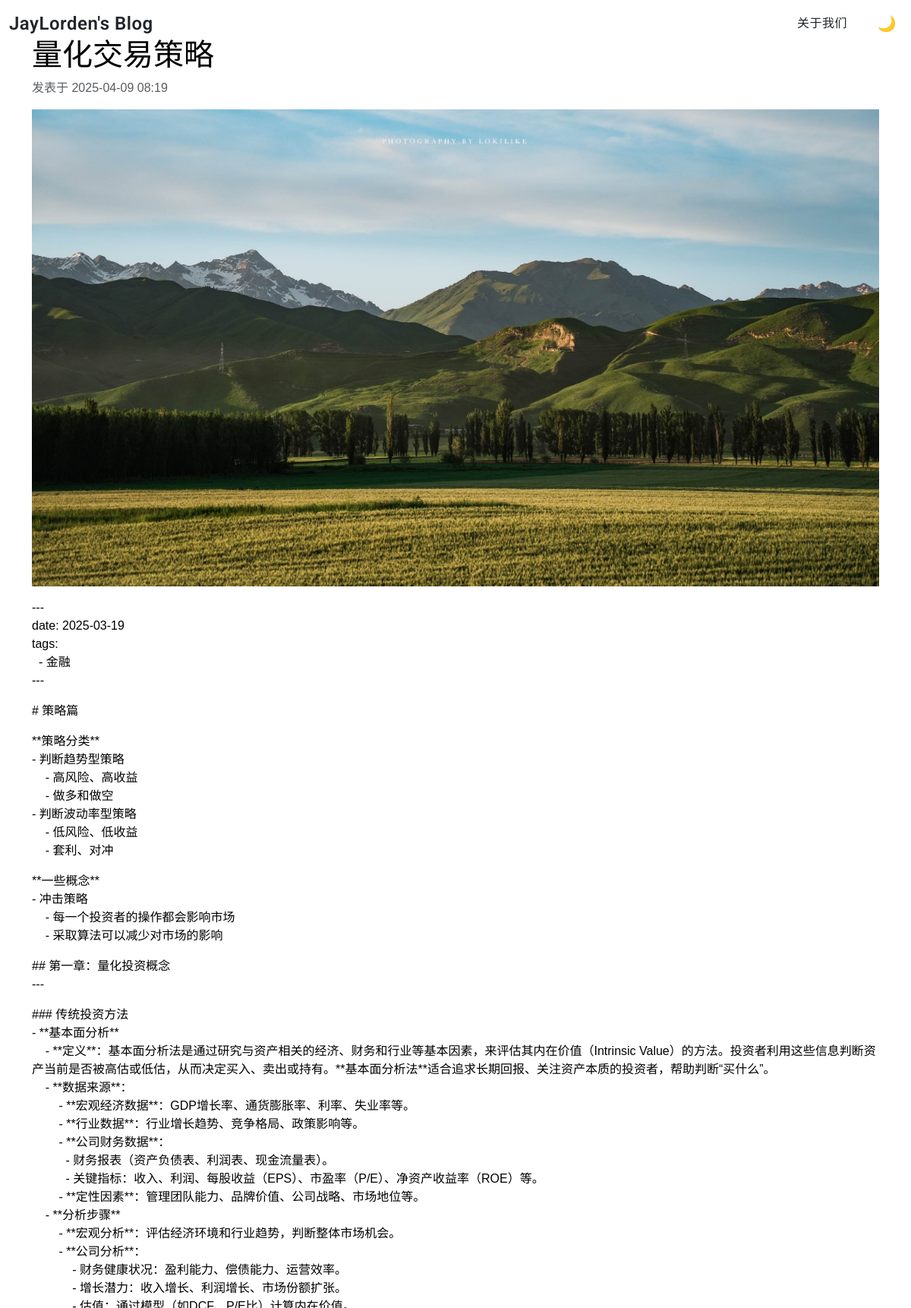
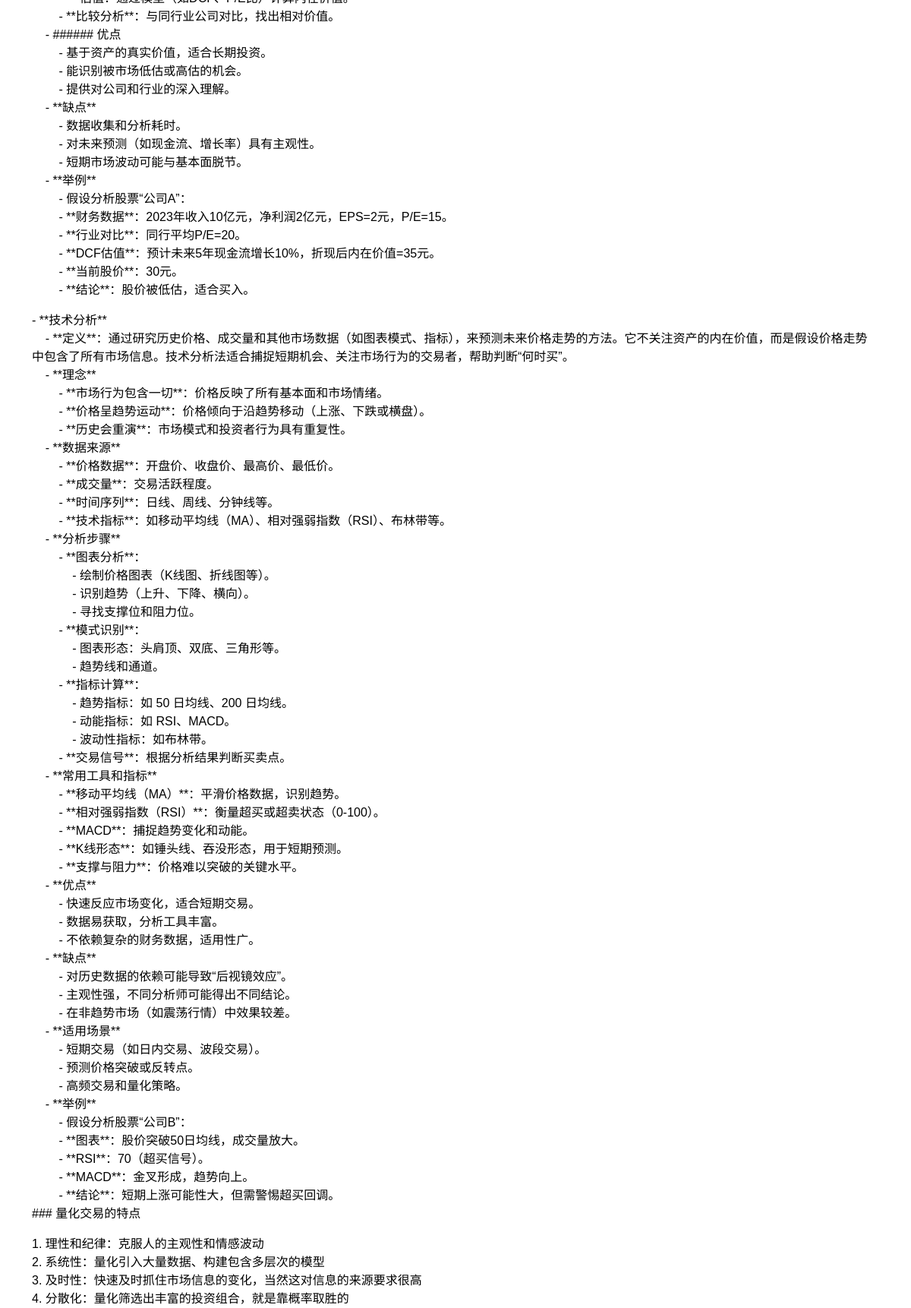
The app's page /post/2/ (upper part) with its own data (2 pictures, top to bottom).
### blog/models.py (models this page shows, shortened)
class Post(models.Model):
    title = models.CharField(max_length=200, verbose_name="标题")
    content = RichTextField(verbose_name="内容")  # 修改为富文本字段
    created_at = models.DateTimeField(default=timezone.now, verbose_name="创建时间")
    updated_at = models.DateTimeField(auto_now=True, verbose_name="更新时间")
    is_published = models.BooleanField(default=True, verbose_name="是否发布")
    cover = models.ImageField(upload_to='covers/', blank=True, null=True, verbose_name="封面图")
    class Meta:
        verbose_name = "文章"
        verbose_name_plural = "文章"

### blog/views.py (the view)
# urls.py: path('post/<int:pk>/', views.post_detail, name='post_detail'),
def post_detail(request, pk):
    post = get_object_or_404(Post, pk=pk)
    return render(request, 'blog/post_detail.html', {'post': post})

### templates/blog/post_detail.html (shortened to what this page needs)
{% extends 'base.html' %}
{% block content %}
<div class="container mt-5">
    <h1>{{ post.title }}</h1>
    <p class="text-muted">发表于 {{ post.created_at|date:"Y-m-d H:i" }}</p>
    {% if post.cover %}
        <img src="{{ post.cover.url }}" alt="封面图" class="img-fluid mb-3">
    {% endif %}
    <div class="content">
        {{ post.content|safe }}
    </div>
</div>
{% endblock %}

### static/css/style.css (style rules this page uses)
body { background-color: #121212; color: #f5f5f5; font-family: Arial, sans-serif; }
body { background-color: white; color: black; }

### records on screen
Post: title "量化交易策略", created_at "2025-04-09 08:19", cover (picture), content "--- date: 2025-03-19 tags: - 金融 --- # 策略篇 **策略分类** - 判断趋势型策略 - 高风险、高收益 - 做多和做空 - 判断波动率型策略 - 低风险、低收益 - 套利、对冲 **一些概念** - 冲击策略 - 每一个投资者的操作都会影响市场 - 采取算法可以减少对市场的影响 ## 第一章：量化投资概念 --- ### 传统投资方法 - **基本面分析** - **定义**：基本面分析法是通过研究与资产相关的经济、财务和行业等基本因素，来评估其内在价值（Intrinsic Value）的方法。投资者利用这些信息判断资产当前是否被高估或低估，从而决定买入、卖出或持有。**基本面分析法**适合追求长期回报、关注资产本质的投资者，帮助判断“买什么”。 - **数据来源**： - **宏观经济数据**：GDP增长率、通货膨胀率、利率、失业率等。 - **行业数据**：行业增长趋势、竞争格局、政策影响等。 - **公司财务数据**： - 财务报表（资产负债表、利润表、现金流量表）。 - 关键指标：收入、利润、每股收益（EPS）、市盈率（P/E）、净资产收益率（ROE）等。 - **定性因素**：管理团队能力、品牌价值、公司战略、市场地位等。 - **分析步骤** - **宏观分析**：评估经济环境和行业趋势，判断整体市场机会。 - **公司分析**： - 财务健康状况：盈利能力、偿债能力、运营效率。 - 增长潜力：收入增长、利润增长、市场份额扩张。 - 估值：通过模型（如DCF、P/E比）计算内在价值。 -…"
